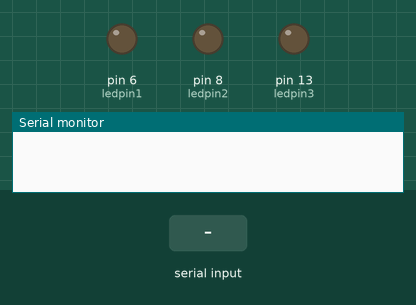
A sketch run on a simulated Arduino Uno, built with avr-gcc and run on an emulated ATmega328P. Shown: output pins drawn as LEDs (lit = HIGH), the last lines printed to the serial monitor. The inputs (shaded band) are chosen by the test bench.

Above: at 1.2 s.
1.3 s: "90:45\n" received over Serial
At 2.6 s:
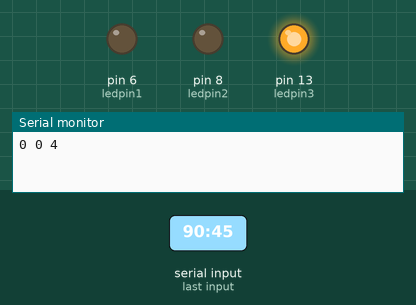
Timing chart, 0 to 7.8 s (numbered marks = the images above; inputs shaded):
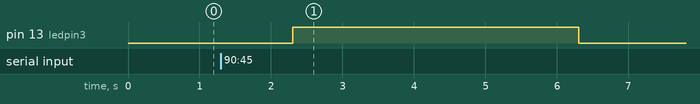

The sketch:

sketch_aug18d.ino
```cpp
int ledpin1=6;
int ledpin2=8;
int ledpin3=13;
int b[20];
boolean k;
String input;
int a;
int d;

void setup() {
  // put your setup code here, to run once:
Serial.begin(9600);
pinMode(ledpin1,OUTPUT);
pinMode(ledpin2,OUTPUT);
pinMode(ledpin3,OUTPUT);
}

void loop() {
  // put your main code here, to run repeatedly:
//    digitalWrite(ledpin1,LOW);
//    digitalWrite(ledpin2,LOW);
//    digitalWrite(ledpin3,LOW);
 d=0;

 if(Serial.available()>0)
       {
        input =Serial.readString();

        for(int i=0;input[i]!='\0';i++)
        {
         if(input[i-1]==':')
             { a=int(input[i])-'0';
               b[d]=b[d]*10+a;
             }
         if(input[i]==';')
          {
          d++;
          b[d]=0;
          }
         }
            for(int i=0;i<2;i++)
    {
      for(int j=0;j<2-i;j++)
      {
        if(b[j]>b[j+1])
        {
          int temp=b[j];
          b[j]=b[j+1];
          b[j+1]=temp;
        }
      }
    }
    Serial.print(b[0]);
    Serial.print(" ");
    Serial.print(b[1]-b[0]);
    Serial.print(" ");
    Serial.println(b[2]-b[1]);
    digitalWrite(ledpin1,HIGH);
    digitalWrite(ledpin2,HIGH);
    digitalWrite(ledpin3,HIGH);
    delay(b[0]*1000);
    digitalWrite(ledpin1,LOW);
    delay((b[1]-b[0])*1000);
    digitalWrite(ledpin2,LOW);
    delay((b[2]-b[1])*1000);
    digitalWrite(ledpin3,LOW);

       }
}
```

Measured:
- after the input at 1.3 s, pin 13 (ledpin3): LOW → HIGH after 1.0 s, → LOW 4.0 s later
